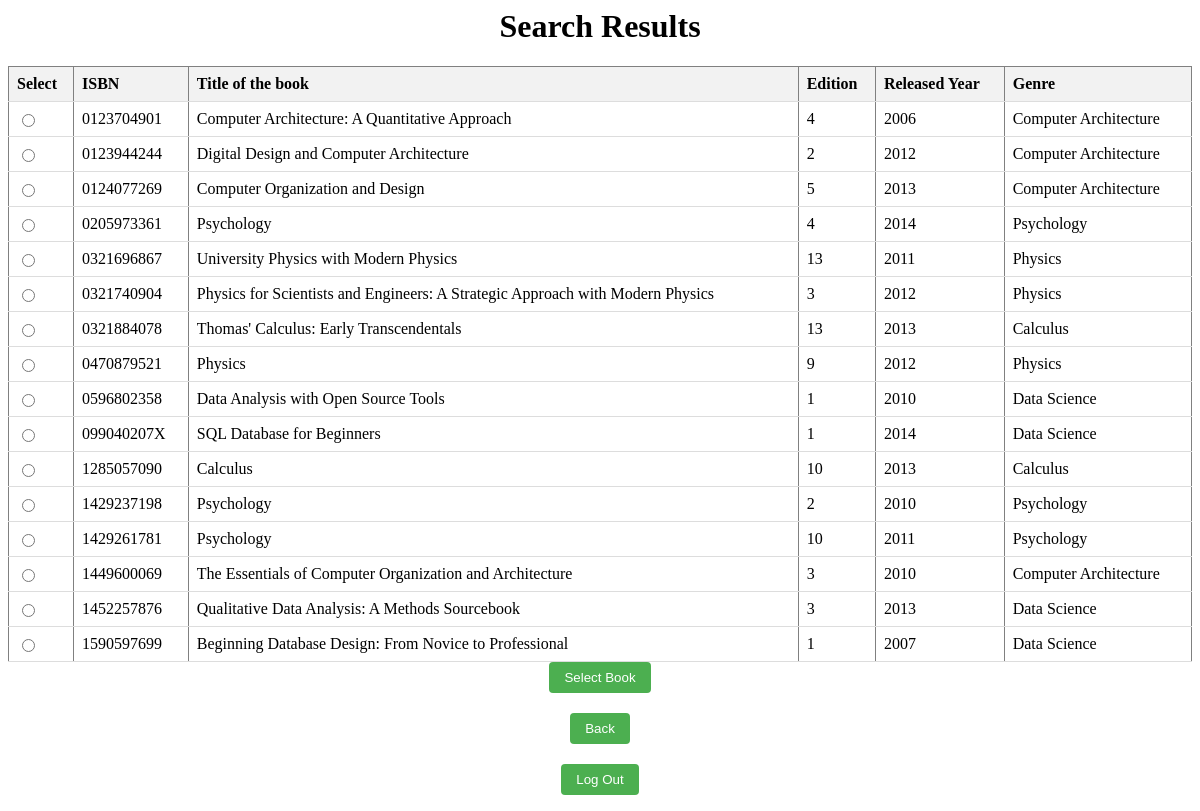
The app's page /SearchResults.php, older data.
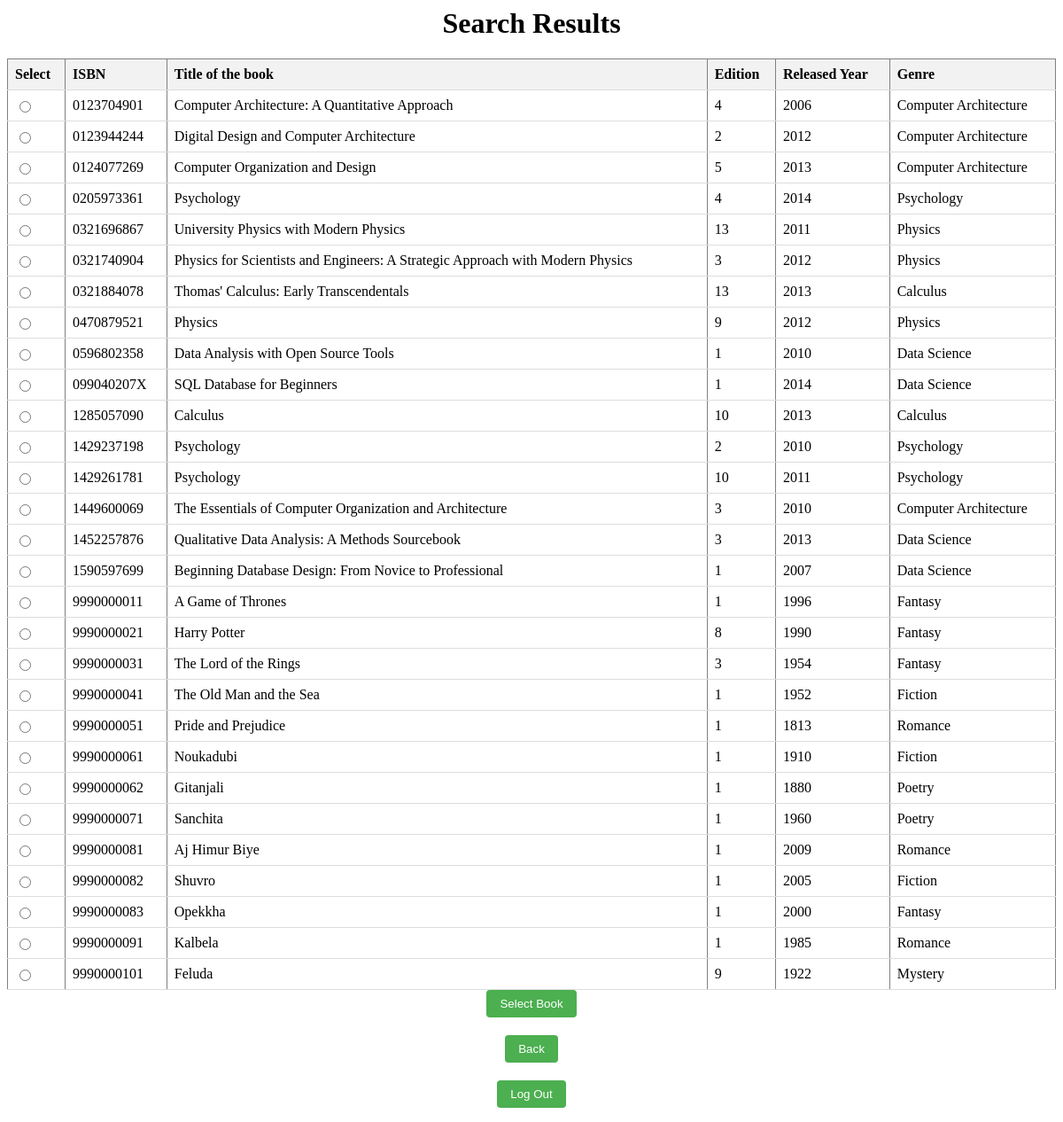
The same page, newer data.
### tables this page shows
CREATE TABLE IF NOT EXISTS `book` (
  `ISBN` char(14) NOT NULL,
  `Title` varchar(100) NOT NULL,
  `Cost` decimal(5,2) NOT NULL DEFAULT 0,
  `IsReserved` tinyint(1) NOT NULL DEFAULT 0,
  `Edition` int(11) NOT NULL,
  `PublishedPlace` varchar(30) DEFAULT NULL,
  `Publisher` varchar(30) NOT NULL,
  `ReleasedYear` decimal(4,0) NOT NULL,
  `GenreName` varchar(30) DEFAULT NULL,
  PRIMARY KEY (`ISBN`),
  KEY `GenreName` (`GenreName`)
);

### SearchResults.php (the view, shortened to what this page needs)
<?php
include 'dbinfo.php';
?>
<?php
$link = mysqli_connect($host,$user,$pass) or die( "Unable to connect");
mysqli_select_db($link, $database) or die( "Unable to select database");
$isbn = $_POST['isbn'];
$title = $_POST['title'];
$author = $_POST['author'];
$sql_query1 = "Select B.ISBN, Title, Edition, ReleasedYear, GenreName From book AS B
Where ( (B.ISBN LIKE '%".$isbn."%') AND (B.Title LIKE '%".$title."%')) ";
$result1 = mysqli_query ($link, $sql_query1)  or die(mysqli_error($link));
$sql_query2 = " Select B.ISBN, Title, Edition, ReleasedYear, GenreName From book AS B
Where B.ISBN IN (Select A.ISBN AS results From author AS A Where  (A.Author LIKE '%".$author."%') )
AND B.ISBN NOT IN (SELECT ISBN FROM ($sql_query1) AS Q1)";
$result2 = mysqli_query ($link, $sql_query2)  or die(mysqli_error($link));
$sql_query3 = " Select B.ISBN, Title, Edition, ReleasedYear, GenreName From book AS B";
$result3 = mysqli_query ($link, $sql_query3)  or die(mysqli_error($link));
?>
<html>
<head>
</head>
<body>
<h1>Search Results</h1>
<form action="ShowBook.php" method="post">
<table border="1" style="width:100%">
  <tr>
	  <th>Select</th>
    <th>ISBN</th>
    <th>Title of the book</th>
    <th>Edition</th>
    <th>Released Year</th>
    <th>Genre</th>
  </tr>
  <?php
  $row_count1 = mysqli_num_rows($result1);
  $row_count2 = mysqli_num_rows($result2);
  if ($row_count1 == 0 && $row_count2 == 0)
  {
    echo "<tr><td colspan='4'>There are no exact matches. Here are some books with close matches:</td></tr>";
    while($row = mysqli_fetch_array($result3))
    {
      $ISBN = $row['ISBN'];
      $Title = $row['Title'];
      $Edition = $row['Edition'];
      $ReleasedYear = $row['ReleasedYear'];
      $GenreName = $row['GenreName'];
      ?>
      <tr>
        <td><input type="radio" name="ISBN" value="<?php echo $ISBN; ?>" required></td>
        <td><?php echo $ISBN; ?></td>
        <td><?php echo $Title; ?></td>
        <td><?php echo $Edition; ?></td>
        <td><?php echo $ReleasedYear; ?></td>
        <td><?php echo $GenreName; ?></td>
      </tr>
    <?php
    }
  }
  else
  {
      while($row = mysqli_fetch_array($result1))
      {
        $ISBN = $row['ISBN'];
        $Title = $row['Title'];
        $Edition = $row['Edition'];
        $ReleasedYear = $row['ReleasedYear'];
        $GenreName = $row['GenreName'];
        ?>
        <tr>
          <td><input type="radio" name="ISBN" value="<?php echo $ISBN; ?>" required></td>
          <td><?php echo $ISBN; ?></td>
          <td><?php echo $Title; ?></td>
          <td><?php echo $Edition; ?></td>
          <td><?php echo $ReleasedYear; ?></td>
          <td><?php echo $GenreName; ?></td>
        </tr>
        <?php
      }
    ?>
      <?php
}
?>
</table>
<input type="submit" value="Select Book"/>
</form>
<form action="SearchBooks.php" method="post">
<input type="submit" value="Back"/>
</form>
<form action="Login.php" method="post">
<input type="submit" value="Log Out"/>
</form>
</body>
</html>

### SearchResults.php (style rules this page uses)
table { border-collapse: collapse; width: 100%; }
th, td { padding: 8px; text-align: left; border-bottom: 1px solid #ddd; }
th { background-color: #f2f2f2; }
h1, h2 { text-align: center; }
form { text-align: center; margin-top: 20px; }
input[type="submit"] { padding: 8px 15px; background-color: #4CAF50; color: white; border: none; border-radius: 4px; cursor: pointer; }

Row changes from the older to the newer data that the page shows:
added book: ISBN "9990000011", Title "A Game of Thrones", Edition "1", ReleasedYear "1996", GenreName "Fantasy"
added book: ISBN "9990000021", Title "Harry Potter", Edition "8", ReleasedYear "1990", GenreName "Fantasy"
added book: ISBN "9990000031", Title "The Lord of the Rings", Edition "3", ReleasedYear "1954", GenreName "Fantasy"
added book: ISBN "9990000041", Title "The Old Man and the Sea", Edition "1", ReleasedYear "1952", GenreName "Fiction"
added book: ISBN "9990000051", Title "Pride and Prejudice", Edition "1", ReleasedYear "1813", GenreName "Romance"
added book: ISBN "9990000061", Title "Noukadubi", Edition "1", ReleasedYear "1910", GenreName "Fiction"
added book: ISBN "9990000062", Title "Gitanjali", Edition "1", ReleasedYear "1880", GenreName "Poetry"
added book: ISBN "9990000071", Title "Sanchita", Edition "1", ReleasedYear "1960", GenreName "Poetry"
added book: ISBN "9990000081", Title "Aj Himur Biye", Edition "1", ReleasedYear "2009", GenreName "Romance"
added book: ISBN "9990000082", Title "Shuvro", Edition "1", ReleasedYear "2005", GenreName "Fiction"
added book: ISBN "9990000083", Title "Opekkha", Edition "1", ReleasedYear "2000", GenreName "Fantasy"
added book: ISBN "9990000091", Title "Kalbela", Edition "1", ReleasedYear "1985", GenreName "Romance"
added book: ISBN "9990000101", Title "Feluda", Edition "9", ReleasedYear "1922", GenreName "Mystery"
